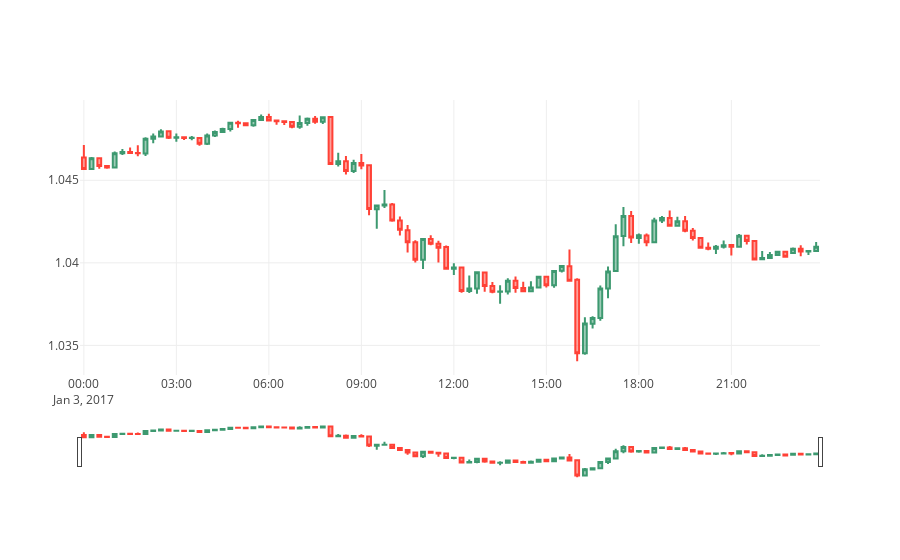

Source (notebook cell):
### Code cell
# If we need to filter the price on an specific range of time.
def sub_dataset_date(start_date,end_date):
    mask = (data_eurusd_1['Date'] >= start_date) & (data_eurusd_1['Date'] < end_date)
    specific_time = data_eurusd_1.loc[mask]
    return specific_time

start_date = '2017-01-03'
end_date = '2017-01-04'

specific_time = sub_dataset_date(start_date,end_date)

fig2 = go.Figure(data=[go.Candlestick(x=specific_time['Date_Time'],
                open=specific_time['Open'],
                high=specific_time['High'],
                low=specific_time['Low'],
                close=specific_time['Close'])])

fig2.iplot()
